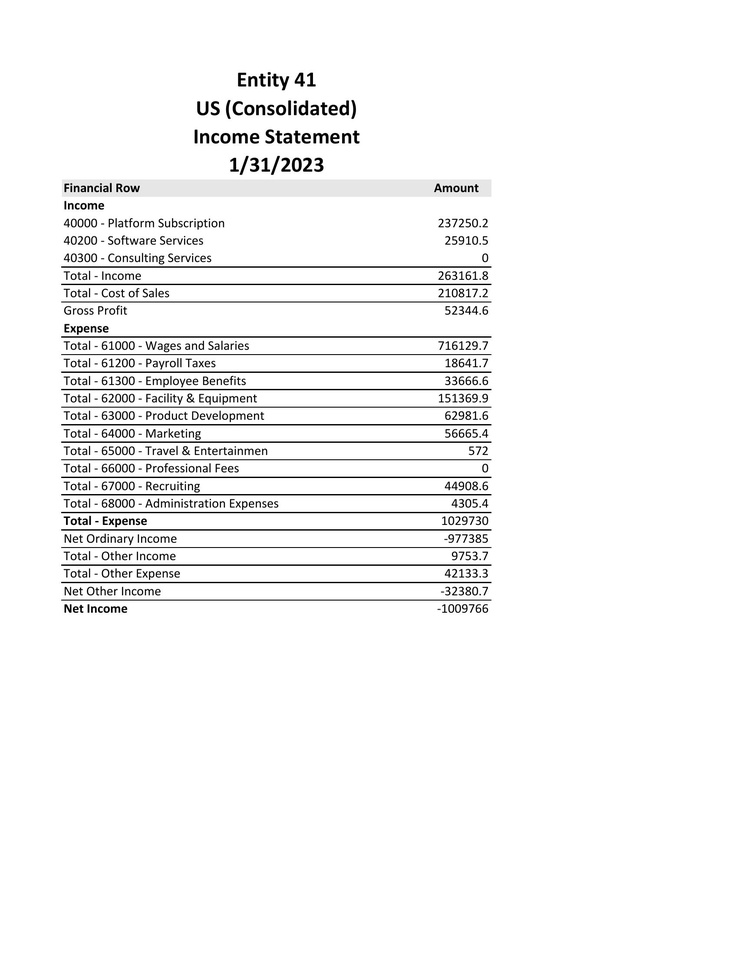
#> input picture temp_image.jpg, 738 x 956 px, shrunk from 1700 x 2200 before the run
$ python -i initial_analysis.py   (imports and definitions only)
#> lines starting #> are read from the running program, lines starting #| are printed output that depends on the picture; after the words box and inside, x2 and y2 are one past the last pixel; in counts of white or black regions, pixels touching at a corner belong together
import numpy as np
from skimage import filters, color, morphology, measure
import cv2
#from matplotlib import pyplot as plt

def analyze_image(image_path):
#> called with image_path = '../temp_image.jpg'
    image = cv2.imread(image_path, 0)
#> image is the input picture: shape (956, 738); min 0, max 255, mean 245.8

    if image is None:
        print(f"Error loading the image {image_path}!")
        return

    image = ~image

    if len(image.shape) == 2 or image.shape[2] == 1:
        grayscale_image = image
    else:
        grayscale_image = color.rgb2gray(image)

    # Edge Detection using Sobel
    edges = filters.sobel(grayscale_image)
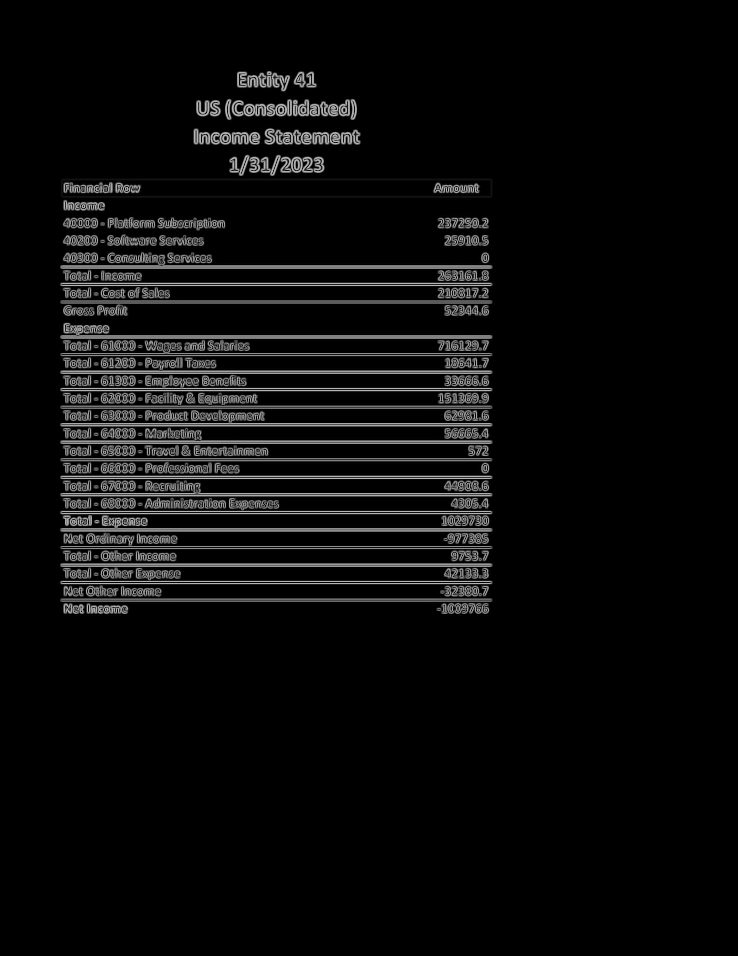
#> edges: shape (956, 738) float64; min 0, max 0.747, mean 0.0436

    # Thresholding
    threshold = filters.threshold_otsu(edges)
#> threshold = 0.244
    binary_edges = edges > threshold
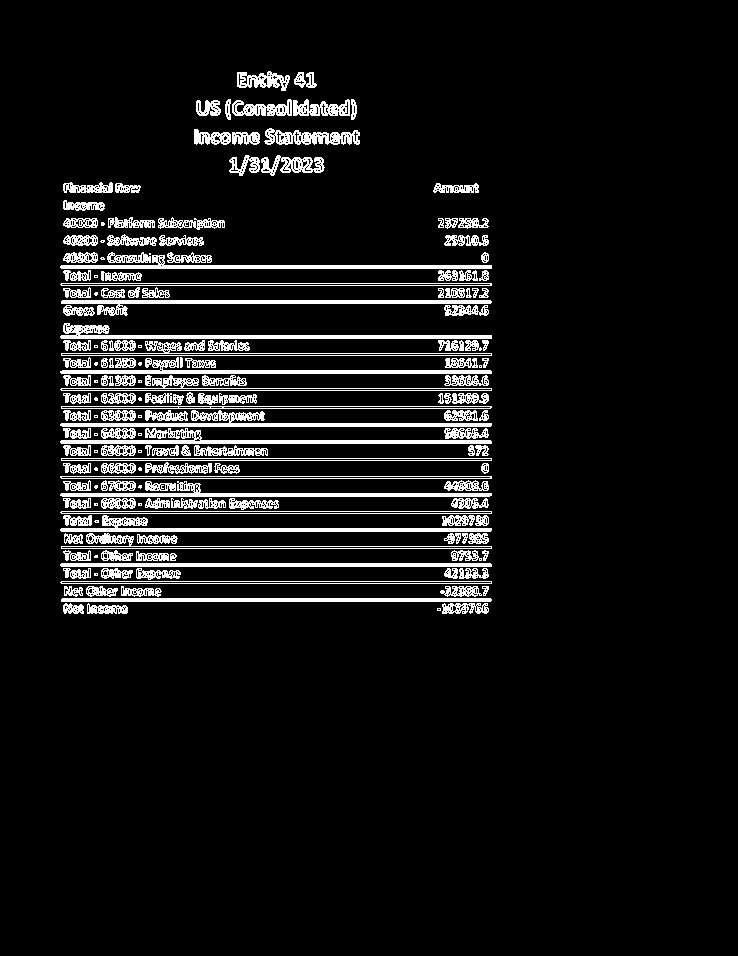
#> binary_edges: shape (956, 738) bool; 8% white; 191 white regions (31 under 20 px), largest, box (x1, y1, x2, y2) and area: (60, 410, 492, 427) 2211, (60, 428, 492, 444) 2081, (60, 323, 492, 339) 2063

    # Dilate the edges for better connected components
    dilated = morphology.dilation(binary_edges, morphology.square(3))
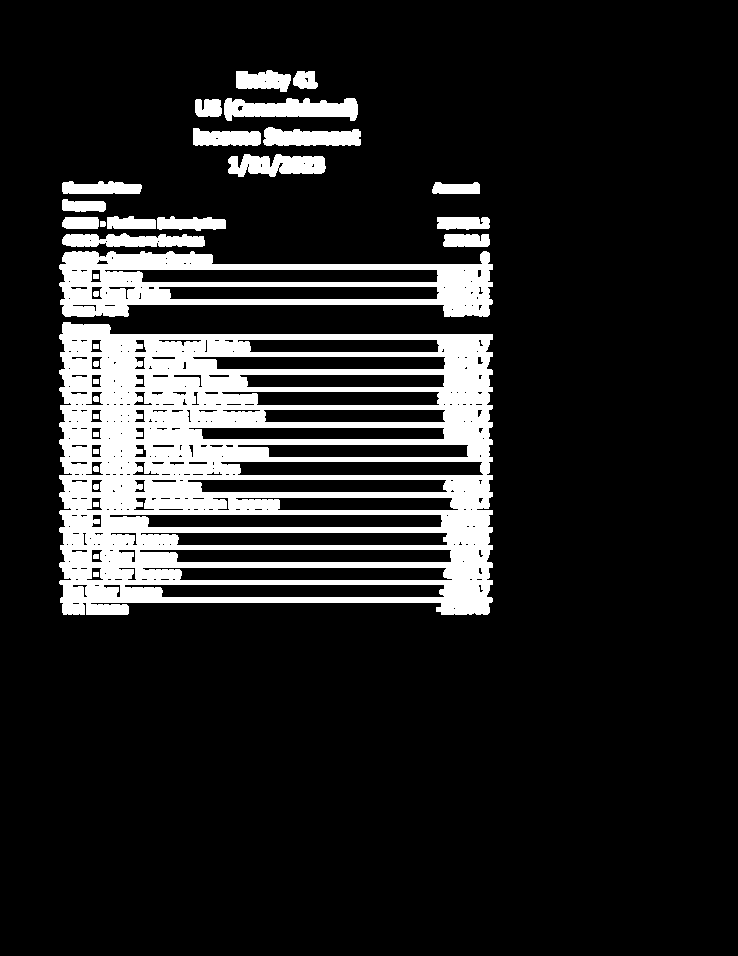
#> dilated: shape (956, 738) bool; 14% white; 33 white regions

    edge_variance = np.var(edges)
#> edge_variance = 0.0188
    edge_mean_intensity = np.mean(edges)
#> edge_mean_intensity = 0.0436

    # Morphological Operations to measure average line width
    eroded = morphology.erosion(edges, morphology.square(3))
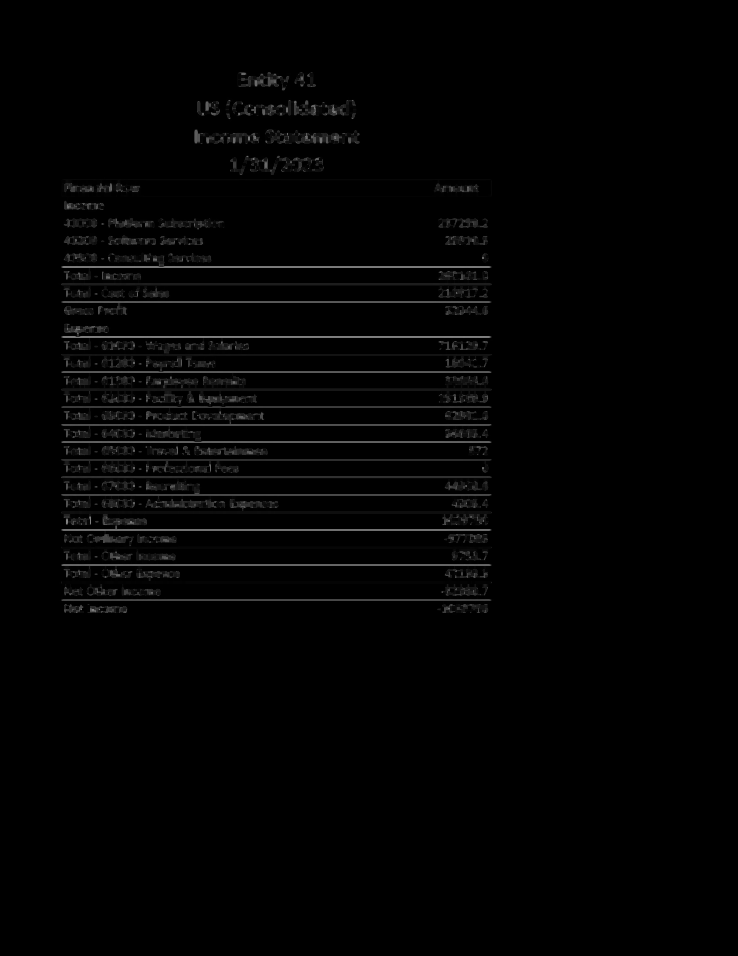
#> eroded: shape (956, 738) float64; min 0, max 0.512, mean 0.0119
    difference = edges - eroded
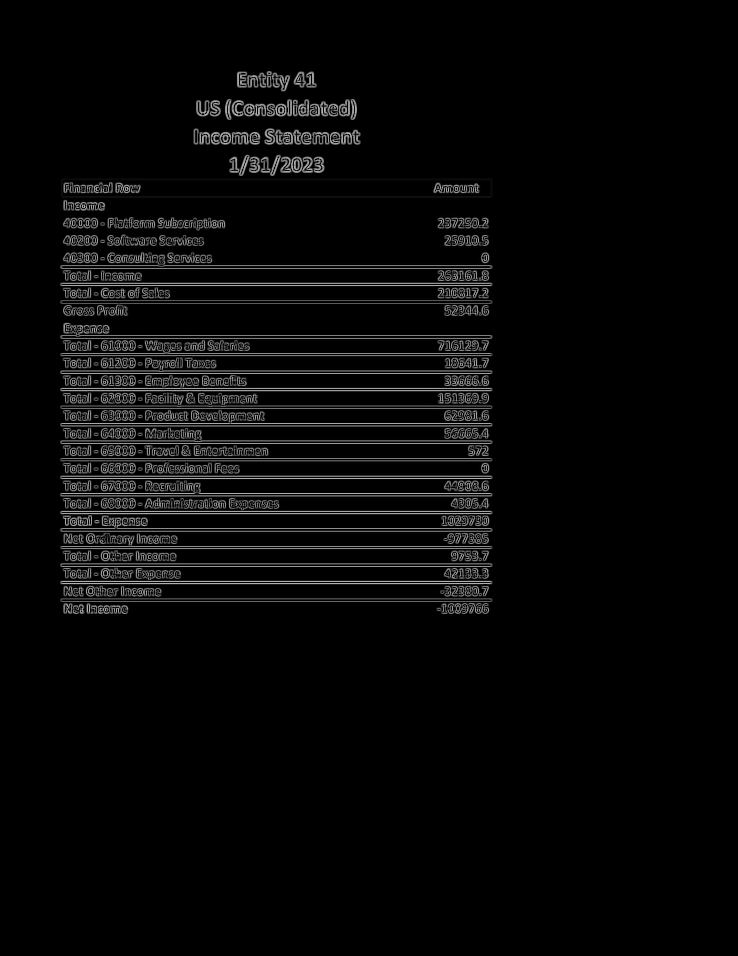
#> difference: shape (956, 738) float64; min 0, max 0.727, mean 0.0318
    average_line_width = np.sum(difference) / np.sum(edges)
#> average_line_width = 0.728

    # Connected Component Analysis for region sizes on the dilated edges
    labeled = measure.label(dilated)
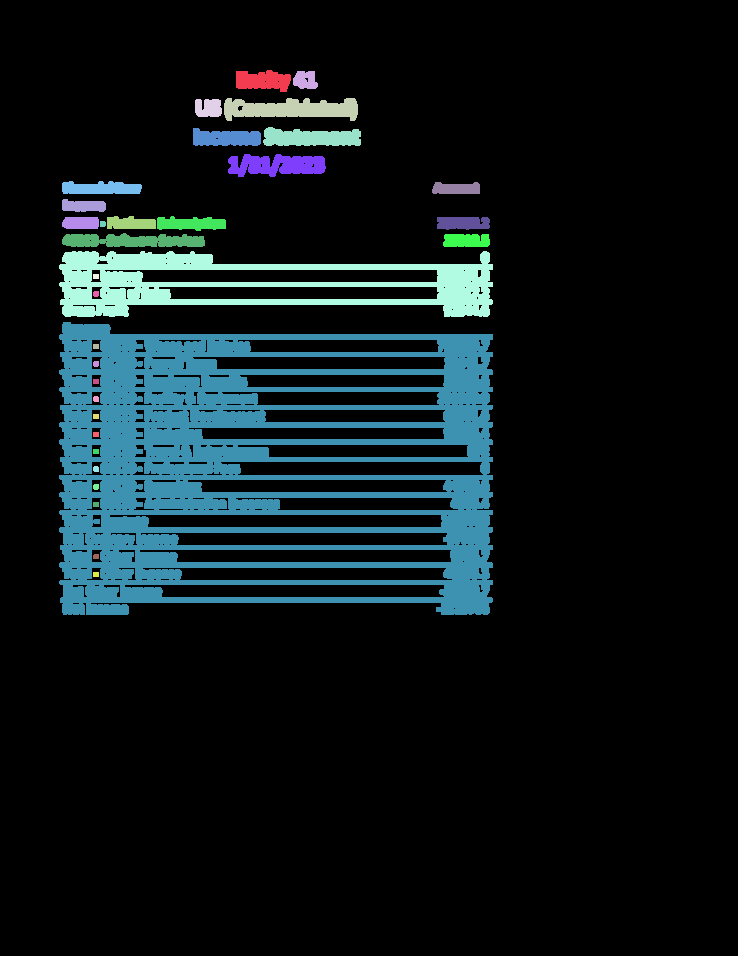
#> labeled: shape (956, 738) int32; 34 distinct labels, from 0 to 33; one colour per label, 0 black
    properties = measure.regionprops(labeled)
#> properties = 33 regions; largest, box (x1, y1, x2, y2) and area: (59, 322, 493, 615) 71013, (59, 251, 493, 317) 13367, (224, 98, 358, 121) 2125, (228, 154, 326, 177) 1638, (62, 233, 205, 247) 1556
    region_sizes = [prop.area for prop in properties]
#> region_sizes = 33 values, max 71013 at index 20, min 29 at index 31, mean 3001.2

    if len(region_sizes) == 0:
        avg_region_size = 0
    else:
        avg_region_size = np.mean(region_sizes)
#> avg_region_size = 3001.2

    return {
        "edge_variance": edge_variance,
        "edge_mean_intensity": edge_mean_intensity,
        "average_line_width": average_line_width,
        "avg_region_size": avg_region_size
    }

base_path = 'C:/Users/Daniel Simons/Documents/Line_Detection/Images/'
images = [base_path + f'line_detection_table{i}.jpg' for i in range(8, 9)]

# [31 lines not run here, left out]

"""
low edge variance: increase contrast, sharpen image, lower threshold to detect edges with canny
high edge variance: noise reduction, adaptive thresholding for edge detection, gaussian blurring to reduce texture

Low Edge Mean Intensity: Enhance contrast, increase sensitivity in edge detection, decrease blur
high edge mean intensity: reduce noise, increase sensitivity in edge detection if too many edges, post processing erosion can thin edges, decrease contrast

low average line width: increase edge sensitivity, reduce blur, morphological dilation
high average line width: increase blur, adjust edge sensitivity to reduce lines breaking with canny.

low average region size: increase blur, morphological closing
high average region size: reduce blur, increase edge detection sensitivity
"""

>>> result = analyze_image('../temp_image.jpg')
#> result = {'edge_variance': 0.0188, 'edge_mean_intensity': 0.0436, 'average_line_width': 0.728, 'avg_region_size': 3001.2}
